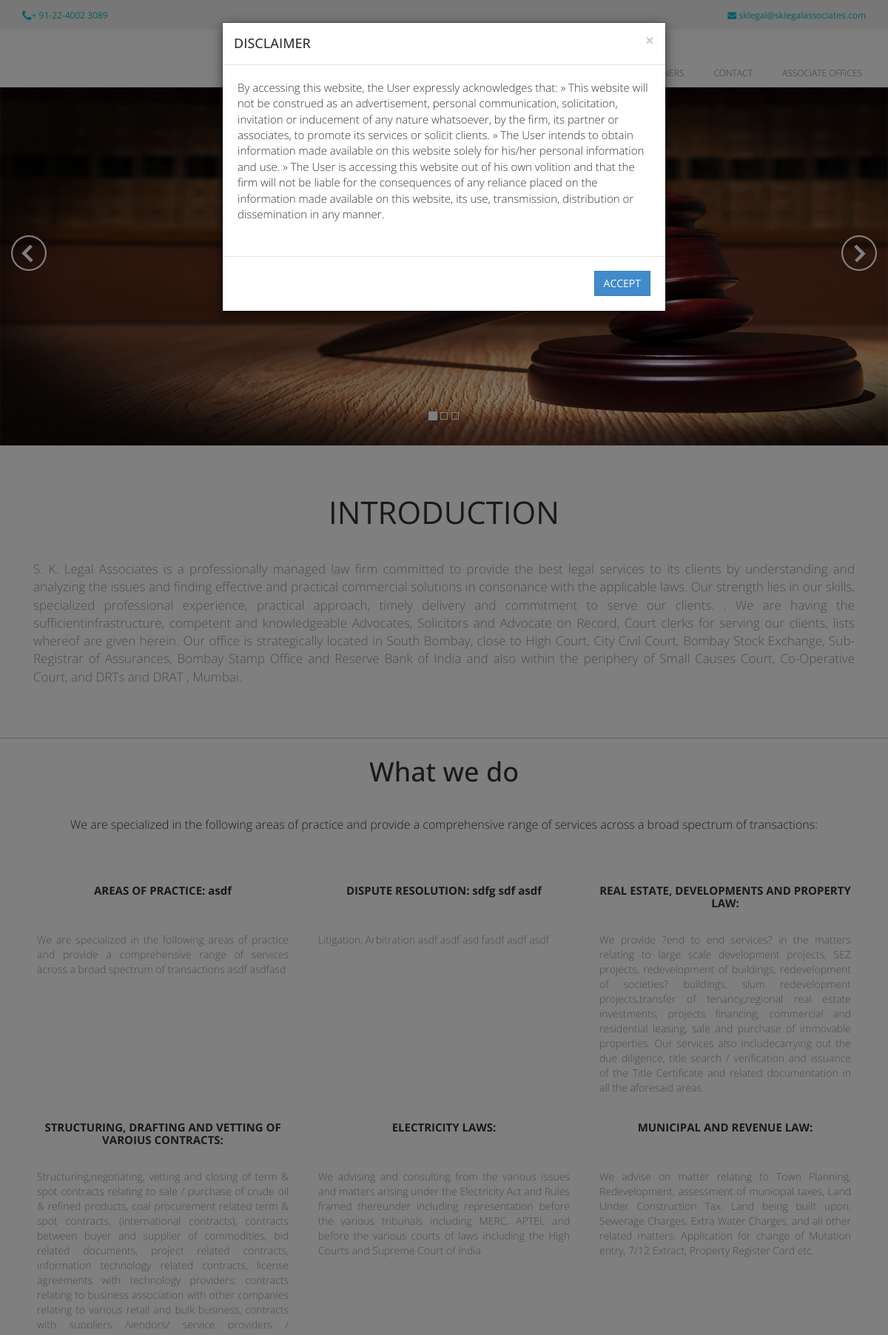
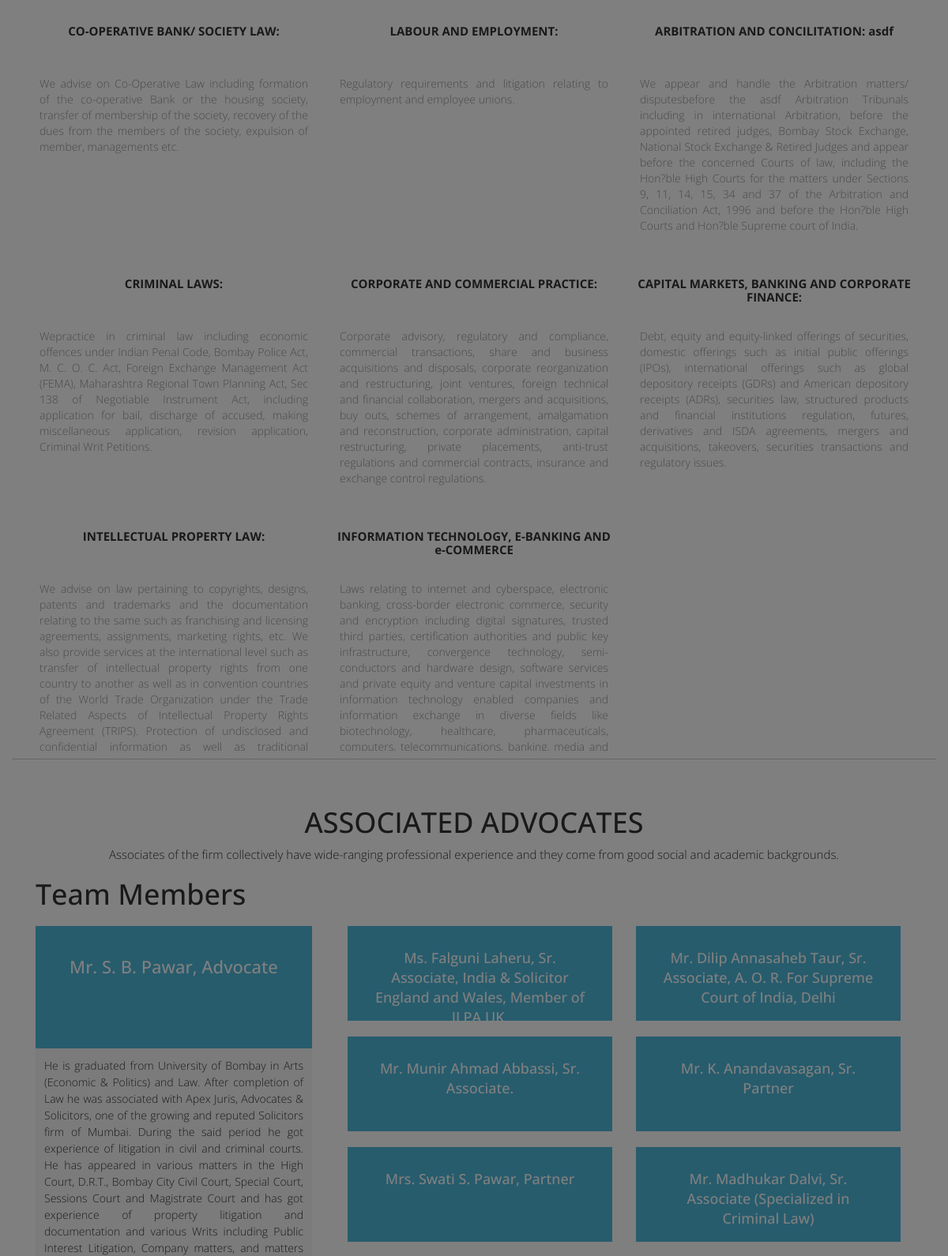
The page / (upper part) on the database its author committed (2 pictures, top to bottom).
### tables this page shows
CREATE TABLE IF NOT EXISTS `what_we_do_list` (
`id` int(11) NOT NULL,
  `Title` varchar(100) DEFAULT NULL,
  `Description` varchar(3000) DEFAULT NULL,
  `listorder` int(100) DEFAULT NULL
);

CREATE TABLE IF NOT EXISTS `sk_partners` (
`id` int(11) NOT NULL,
  `Name` varchar(500) DEFAULT NULL,
  `Description` varchar(4000) DEFAULT NULL,
  `listorder` int(11) NOT NULL
);

### html/index.php (the view, shortened to what this page needs)
<!DOCTYPE html>
<html lang="en">
<head>
<link href="css/bootstrap.css" rel="stylesheet" type="text/css">
<link href="js/colorbox/colorbox.css"  rel="stylesheet" type="text/css">
<link href="css/templatemo_style.css"  rel="stylesheet" type="text/css">
<link href="http://maxcdn.bootstrapcdn.com/font-awesome/4.1.0/css/font-awesome.min.css" rel="stylesheet">
</head>
<body>
<div class="templatemo-top-bar" id="templatemo-top">
  <div class="container">
    <div class="subheader">
      <div id="phone" class="pull-left"> <i class="fa fa-phone fa-lg"></i>+ 91-22-4002 3089</div>
      <div id="email" class="pull-right HideOnMobile"> <i class="fa fa-envelope"></i> sklegal@sklegalassociates.com </div>
    </div>
  </div>
</div>
<div class="templatemo-top-menu">
  <div class="container">
    <div class="navbar navbar-default" role="navigation">
      <div class="container">
        <div class="navbar-collapse collapse" id="templatemo-nav-bar">
          <ul class="nav navbar-nav navbar-right" style="margin-top: 40px;">
            <li class="active"><a href="#templatemo-top">HOME</a></li>
            <li><a href="#wedo">WHAT WE DO</a></li>
            <li><a href="#teammembers">TEAM MEMBERS</a></li>
            <li><a href="#OUR-PARTNERS">OUR PARTNERS</a></li>
            <li><a href="#templatemo-contact">CONTACT</a></li>
            <li><a href="#offices">ASSOCIATE OFFICES</a></li>
          </ul>
        </div>
      </div>
    </div>
  </div>
</div>
<div class="container-fluid">
  <div id="myCarousel" class="carousel slide" data-ride="carousel">
    <ol class="carousel-indicators">
      <li data-target="#myCarousel" data-slide-to="0" class="active"></li>
      <li data-target="#myCarousel" data-slide-to="1"></li>
      <li data-target="#myCarousel" data-slide-to="2"></li>
    </ol>
    <div class="carousel-inner">
      <div class="item active"> <img src="images/law2.jpg" class="img-fluid" alt=""/>
      </div>
    </div>
    <a class="" href="#myCarousel" role="button" data-slide="prev"> <img src="images/arrow-L-48.png" alt="" style="position:absolute;top:200px;left:15px;"/> </a> <a class="" href="#myCarousel" role="button" data-slide="next"> <img src="images/arrow-R-48.png" alt=""  style="position:absolute;top:200px;right:15px;"/> </a> </div>
</div>
<div class="templatemo-welcome" id="templatemo-welcome">
  <div class="container">
    <div class="templatemo-slogan text-center"> <span class="txt_darkgrey">INTRODUCTION </span>
      <div class="row para">
        <div class="col-sm-12">
          <p>S. K. Legal Associates is a professionally managed law firm committed to provide the best legal services to its clients by understanding and analyzing the issues  and finding effective and practical  commercial solutions in consonance with the applicable laws. Our strength lies in our skills, specialized professional experience, practical approach, timely delivery and commitment to serve our clients. .
We are having the sufficientinfrastructure, competent and knowledgeable Advocates, Solicitors and Advocate on Record, Court clerks for serving our clients, lists whereof are given herein.
Our office is strategically located in South Bombay, close to High Court, City Civil Court, Bombay Stock Exchange, Sub-Registrar of Assurances, Bombay Stamp Office and Reserve Bank of India and also within the periphery of Small Causes Court, Co-Operative Court, and  DRTs and DRAT , Mumbai.
</p>
        </div>
      </div>
    </div>
  </div>
</div>
<div class="container todo" id="wedo">
  <div class="row">
    <div class="col-sm-12 text-center control">
      <h1>What we do</h1>
      <p>We are specialized in the following areas of practice and provide a comprehensive range of services across a broad spectrum of transactions:</p>
    </div>
  </div>
      <div class="row what-we-do">
            <?php
				$query  = "SELECT id, Title, Description FROM what_we_do_list ORDER BY id ASC";
				$result = mysql_query($query);
				while($row = mysql_fetch_array($result, MYSQL_ASSOC))
				{
				$Title = stripslashes($row['Title']);
				$Description = stripslashes($row['Description']);
				?>
                 <div class="col-md-4">
      <div class="templatemo-service-item">
        <h3 class="templatemo-service-item-header"><?php echo $Title; ?></h3>
        <p><?php echo $Description; ?></p>
      </div>
    </div>
    <?php } ?>
 </div>
</div>
<div id="teammembers"  style="padding-top:50px;">
  <div class="container">
    <div class="row">
      <div class="col-sm-12 text-center">
        <h1>ASSOCIATED ADVOCATES</h1>
        <p>Associates of the firm collectively have wide-ranging professional experience and they come from good social and academic backgrounds.</p>
      </div>
      <div class="col-sm-12">
        <h1>Team Members</h1>
      </div>
      <div class="col-sm-4">
        <div class="profile" id="tm-detail-1">
          <h2>Mr. S. B. Pawar, Advocate</h2>
          <p>
</p>
        </div>
      </div>
      <div class="col-sm-8">
       <?php
				$query  = "SELECT id, Name , Description FROM sk_partners ORDER BY listorder ASC";
				$result = mysql_query($query);
				while($row = mysql_fetch_array($result, MYSQL_ASSOC))
				{
				$Name = stripslashes($row['Name']);
				?>
         <div class="col-sm-6">
              <div class="profile1"> <a>
            <h2><?php echo $Name; ?></h2>
            </a>
          </div>
          </div>
          <?php } ?>
   </div>
  </div>
</div>
<div class="modal fade" id="DISCLAIMER" tabindex="-1" role="dialog" aria-labelledby="myModalLabel" aria-hidden="true">
  <div class="modal-dialog">
    <div class="modal-content">
      <div class="modal-header">
        <button type="button" class="close" data-dismiss="modal" aria-label="Close"><span aria-hidden="true">&times;</span></button>
        <h4 class="modal-title" id="myModalLabel">DISCLAIMER</h4>
      </div>
      <div class="modal-body">
        <p>By accessing this website, the User expressly acknowledges that:
          » This website will not be construed as an advertisement, personal communication, solicitation, invitation or inducement of any nature whatsoever, by the firm, its partner or associates, to promote its services or solicit clients.
          » The User intends to obtain information made available on this website solely for his/her personal information and use.
          » The User is accessing this website out of his own volition and that the firm will not be liable for the consequences of any reliance placed on the information made available on this website, its use, transmission, distribution or dissemination in any manner. </p>
      </div>
      <div class="modal-footer">
        <button type="button" class="btn btn-primary" data-dismiss="modal">ACCEPT </button>
      </div>
    </div>
  </div>
</div>
</body>
</html>

### html/css/templatemo_style.css (style rules this page uses)
h1, h2, h3 { margin-top: 10px; margin-bottom: 10px; }
p { font-size:15px; }
body { background-color: #ffffff; font-family: 'Open Sans', Arial, Helvetice Neue, sans-serif; font-size: 12px; font-weight: 300; font-style: normal; -webkit-font-smoothing: antialiased; -webkit-text-size-adjust: 100%; }
h1, h2, h3, h4, h5, h6, span, p { font-family: 'Open Sans', Arial, Helvetice Neue, sans-serif; }
* { -webkit-border-radius: 0 !important; -moz-border-radius: 0 !important; border-radius: 0 !important; }
.templatemo-top-bar { min-height: 40px; background-color:#eeeeee; }
.templatemo-top-menu { min-height:70px; background-color:#ffffff; z-index: 999; width:100%; }
.para p { font-weight: lighter; text-align: justify; margin-top: 25px; font-size: 17px; color: #929292; }
.todo { border-bottom: 1px solid #cccccc; }
.profile { background:#4FB9DB; display:none; }
.profile h2 { width: 100%; padding: 39px; height: 155px; text-align: center; color: #FFFFFF; font-size:22px; }
.profile p { padding:5px; text-align:left; background:#F7F7F7; line-height: 1.5em;font-weight: lighter; margin-top: -10px; text-align: justify; padding: 11px; font-size: 14px; }
.profile1 { cursor:pointer; }
.profile1 h2 { background:#4FB9DB; width:100%; height:120px; text-align:center; color:#fff; padding:28px; font-size:18px; line-height:25px; }
.profile1 a { text-decoration:none; }
.fa { display: inline-block; font-family: FontAwesome; font-style: normal; font-weight: normal; line-height: 1; color: rgb(255, 117, 0); -webkit-font-smoothing: antialiased; color: rgb(6, 191, 199); -moz-osx-font-smoothing: grayscale; }
.templatemo-welcome { border-bottom: 1px solid rgb(188, 188, 188); min-height: 180px; }
.templatemo-slogan { font-family: 'Open Sans', sans-serif; font-weight: normal; font-size: 42px; margin: 60px 0; color: #333333; }
.control h1 { padding-bottom:30px; padding-top:15px; }
.control p { padding-bottom:30px; font-size:16px; }
.templatemo-service-item { font-family: 'Open Sans', sans-serif; margin-bottom: 10px; font-size:15px; }
.templatemo-service-item p { font-weight: lighter; text-align: justify; margin-top: 25px; font-size: 14px; color: #929292; }
.subheader { font-family: 'Open Sans', sans-serif; font-weight: normal; margin-top: 12px; font-size: 12px; color: #06BFC7; }
.nav > li > a { padding: 10px 20px; }
.nav > li > a { color: #929292; }
.navbar-default { background-color:#fff; border:none; }
.navbar-default .navbar-nav > .active > a, .navbar-default .navbar-nav > .active > a:hover, .navbar-default .navbar-nav > .active > a:focus { background-color: #06BFC7; color:#fff; }
.navbar { margin-bottom: 0px; }
.templatemo-service-item-header { padding: 16px 20px 20px; font-weight: bold; display: inline-block; }
.txt_darkgrey { color: #333333; }
@media (min-width:991px) and (max-width:1200px) { .templatemo-service-item-header { padding: 16px 10px 20px; } }
@media (min-width:991px) and (max-width:1200px) { .row { margin-right: 0px; margin-left: 0px; } }
@media (min-width: 768px) { .navbar-nav > li > a { padding-top: 9px; padding-bottom: 9px; } }
@media (min-width: 768px) { .row { margin-right: 0px; margin-left: 0px; } }

### html/index.php (style rules this page uses)
.what-we-do h3 { font-size: 15px; padding: 20px 0px; height: 60px; border: #ccc solid 0px; display: inline-block; width: 100%; text-align: center; }
.what-we-do p { border: #ccc solid 0px; height: 220px; padding: 5px; margin-top: 10px; overflow: hidden }

### rows shown on the page
what_we_do_list: Title "AREAS OF PRACTICE: asdf", Description "We are specialized in the following areas of practice and provide a comprehensive range of services across a broad spectrum of transactions asdf asdfasd"
what_we_do_list: Title "DISPUTE RESOLUTION: sdfg sdf asdf", Description "Litigation, Arbitration asdf asdf asd fasdf asdf asdf"
what_we_do_list: Title "REAL ESTATE, DEVELOPMENTS AND PROPERTY LAW:", Description "We provide ?end to end services? in the matters relating to large scale development projects, SEZ projects, redevelopment of buildings, redevelopment of societies? buildings, slum redevelopment projects,transfer of tenancy,regional real estate investments, projects financing, commercial and residential leasing, sale and purchase of immovable properties. Our services also includecarrying out the due diligence, title search / verification and issuance of the Title Certificate and related documentation in all the aforesaid areas."
what_we_do_list: Title "STRUCTURING, DRAFTING AND VETTING OF VAROIUS CONTRACTS:", Description "Structuring,negotiating, vetting and closing of term & spot contracts relating to sale / purchase of crude oil & refined products, coal procurement related term & spot contracts, (international contracts), contracts between buyer and supplier of commodities, bid related documents, project related contracts, information technology related contracts, license agreements with technology providers; contracts relating to business association with other companies relating to various retail and bulk business, contracts with suppliers /vendors/ service providers /…"
what_we_do_list: Title "ELECTRICITY LAWS:", Description "We advising and consulting from the various issues and matters arising under the Electricity Act and Rules framed thereunder including representation before the various tribunals including MERC, APTEL and before the various courts of laws including the High Courts and Supreme Court of India."
what_we_do_list: Title "MUNICIPAL AND REVENUE LAW:", Description "We advise on matter relating to Town Planning, Redevelopment, assessment of municipal taxes, Land Under Construction Tax, Land being built upon, Sewerage Charges, Extra Water Charges, and all other related matters. Application for change of Mutation entry, 7/12 Extract, Property Register Card etc."
what_we_do_list: Title "CO-OPERATIVE BANK/ SOCIETY LAW:", Description "We advise on Co-Operative Law including formation of the co-operative Bank or the housing society, transfer of membership of the society, recovery of the dues from the members of the society, expulsion of member, managements etc."
what_we_do_list: Title "LABOUR AND EMPLOYMENT:", Description "Regulatory requirements and litigation relating to employment and employee unions."
what_we_do_list: Title "ARBITRATION AND CONCILITATION: asdf", Description "We appear and handle the Arbitration matters/ disputesbefore the asdf Arbitration Tribunals including in international Arbitration, before the appointed retired judges, Bombay Stock Exchange, National Stock Exchange & Retired Judges and appear before the concerned Courts of law, including the Hon?ble High Courts for the matters under Sections 9, 11, 14, 15, 34 and 37 of the Arbitration and Conciliation Act, 1996 and before the Hon?ble High Courts and Hon?ble Supreme court of India."
what_we_do_list: Title "CRIMINAL LAWS:", Description "Wepractice in criminal law including economic offences under Indian Penal Code, Bombay Police Act, M. C. O. C. Act, Foreign Exchange Management Act (FEMA), Maharashtra Regional Town Planning Act, Sec 138 of Negotiable Instrument Act, including application for bail, discharge of accused, making miscellaneous application, revision application, Criminal Writ Petitions."
what_we_do_list: Title "CORPORATE AND COMMERCIAL PRACTICE:", Description "Corporate advisory, regulatory and compliance, commercial transactions, share and business acquisitions and disposals, corporate reorganization and restructuring, joint ventures, foreign technical and financial collaboration, mergers and acquisitions, buy outs, schemes of arrangement, amalgamation and reconstruction, corporate administration, capital restructuring, private placements, anti-trust regulations and commercial contracts, insurance and exchange control regulations."
what_we_do_list: Title "CAPITAL MARKETS, BANKING AND CORPORATE FINANCE:", Description "Debt, equity and equity-linked offerings of securities, domestic offerings such as initial public offerings (IPOs), international offerings such as global depository receipts (GDRs) and American depository receipts (ADRs), securities law, structured products and financial institutions regulation, futures, derivatives and ISDA agreements, mergers and acquisitions, takeovers, securities transactions and regulatory issues."
what_we_do_list: Title "INTELLECTUAL PROPERTY LAW:", Description "We advise on law pertaining to copyrights, designs, patents and trademarks and the documentation relating to the same such as franchising and licensing agreements, assignments, marketing rights, etc. We also provide services at the international level such as transfer of intellectual property rights from one country to another as well as in convention countries of the World Trade Organization under the Trade Related Aspects of Intellectual Property Rights Agreement (TRIPS). Protection of undisclosed and confidential information as well as traditional…"
what_we_do_list: Title "INFORMATION TECHNOLOGY, E-BANKING AND e-COMMERCE", Description "Laws relating to internet and cyberspace, electronic banking, cross-border electronic commerce, security and encryption including digital signatures, trusted third parties, certification authorities and public key infrastructure, convergence technology, semi-conductors and hardware design, software services and private equity and venture capital investments in information technology enabled companies and information exchange in diverse fields like biotechnology, healthcare, pharmaceuticals, computers, telecommunications, banking, media and…"
sk_partners: Name "Ms. Falguni Laheru, Sr. Associate, India & Solicitor England and Wales, Member of ILPA UK."
sk_partners: Name "Mr. Dilip Annasaheb Taur, Sr. Associate, A. O. R. For Supreme Court of India, Delhi"
sk_partners: Name "Mr. Munir Ahmad Abbassi, Sr. Associate."
sk_partners: Name "Mr. K. Anandavasagan, Sr. Partner"
sk_partners: Name "Mrs. Swati S. Pawar, Partner"
sk_partners: Name "Mr. Madhukar Dalvi, Sr. Associate (Specialized in Criminal Law)"
